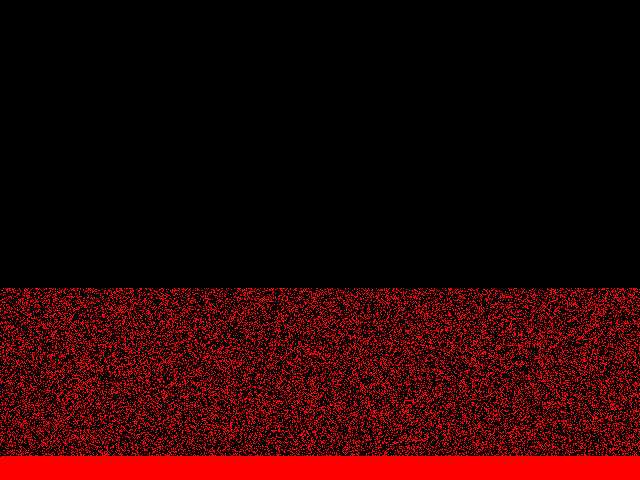
Frame 1 (no input)
Frame 60 (no input): identical to frame 1, image omitted
Frame 120 (the mouse pressed at the canvas centre since frame 60): identical to frame 1, image omitted

The p5.js sketch that drew this single still picture (run headless with seeded random() and noise() and a simulated clock; from frame 60 on, the mouse is pressed at the canvas centre):

// p5.js sketch
// ── sketch.js
function GameMap(width, height) {
    this.CHANNEL_COUNT = 4; // Number of channels (colors) in mapData
    this.mapData = {}; // Actual map data stored as a bitmap
    this.width = width; // Width of the map
    this.height = height; // Height of the map

    // Getting the neighbors of each index required a lot of functions 
    //  that cluttered the GameMap object. Therefore, I moved them into
    //  a sub-object called getIndex to keep each of the functions
    //  organized. Please note that you do need to inject a reference
    //  of this object into the getIndex object after creation.
    this.getIndex = {
        gameMap : {},

        clampIndexToMapSize : function(i){
            i = i < 0 ? -1 : i // Return -1 if out of lower bounds
            i = i > (this.gameMap.width*this.gameMap.height*this.gameMap.CHANNEL_COUNT) ? -1 : i // Return -1 if out of upper bounds
            return i
        },
    
        above : function(i) {
            var val = i - (this.gameMap.width * this.gameMap.CHANNEL_COUNT) // Calculate position one row above
            val = this.clampIndexToMapSize(val);
            return val
        },
    
        below : function(i) {
            var val = i + (this.gameMap.width * this.gameMap.CHANNEL_COUNT) // Calculate position one row above
            val = this.clampIndexToMapSize(val);
            return val
        },
    
        right : function(i) {
            var val = i + this.gameMap.CHANNEL_COUNT // Calculate position one row above
            val = this.clampIndexToMapSize(val);
            return val
        },
    
        left : function(i) {
            var val = i - this.gameMap.CHANNEL_COUNT // Calculate position one row above
            val = this.clampIndexToMapSize(val);
            return val
        },
    
        aboveLeft : function(i){
            var val = this.above(i);
            val = this.left(val);
            val = this.clampIndexToMapSize(val);
            return val;
        },
    
        aboveRight : function(i){
            var val = this.above(i);
            val = this.right(val);
            val = this.clampIndexToMapSize(val);
            return val;
        },
    
        belowLeft : function(i){
            var val = this.below(i);
            val = this.left(val);
            val = this.clampIndexToMapSize(val);
            return val;
        },
    
        belowRight : function(i){
            var val = this.below(i);
            val = this.right(val);
            val = this.clampIndexToMapSize(val);
            return val;
        },
    
        cardinalNeighbors : function(i){
            return [this.above(i), this.below(i), this.left(i), this.right(i)];
        },
    
        neighbors : function(i){
            var vals = [this.above(i), 
                    this.below(i), 
                    this.left(i), 
                    this.right(i),
                    this.aboveLeft(i),
                    this.aboveRight(i),
                    this.belowLeft(i),
                    this.belowRight(i)];
            return vals;
        }
    };

    this.getIndex.gameMap = this; // Inject a reference of this class into the getIndex object

    this.createMap = function(){
        this.mapData = createImage(this.width, this.height);
        this.mapData.loadPixels()
        for (let i = 0; i < this.mapData.pixels.length; i+=4) {
            // Default
            this.mapData.pixels[i] = 0; // red
            this.mapData.pixels[i+1] = 0; // green
            this.mapData.pixels[i+2] = 0; // blue
            this.mapData.pixels[i+3] = 255; // alpha
    
            // Randomly place some red noise
            var c = random(100);
            if(c < 30 && i > (this.height*0.60)*this.width*this.CHANNEL_COUNT){
                this.mapData.pixels[i] = 255; // red
                this.mapData.pixels[i+1] = 0; // green
                this.mapData.pixels[i+2] = 0; // blue
                this.mapData.pixels[i+3] = 255; // alpha
            }
    
            // Floor
            if(i > (this.height*0.95)*this.width*this.CHANNEL_COUNT){
                this.mapData.pixels[i] = 255; // red
                this.mapData.pixels[i+1] = 0; // green
                this.mapData.pixels[i+2] = 0; // blue
                this.mapData.pixels[i+3] = 255; // alpha
            }
        }
        this.mapData.updatePixels();
    };

    this.growMap = function(chanceOfGrowth){
        this.mapData.loadPixels(); // Initialize pixel array
        let reds = {} // Dictionary mapping indices in pixel array to byte-sized values
    
        // Determine which pixels should flip to be red 
        // and which should be black.
        for (let i = 0; i < this.mapData.pixels.length; i+=4) {
            // If the red channel of this pixel is on
            if(this.mapData.pixels[i] == 255){
                reds[i] = 255; // Keep it on
    
                // Random chance to flip neighbors to red
                if(random(100) < chanceOfGrowth){
                    // Add each neighbor to the list of neighbors to turn red
                    neighbors = this.getIndex.neighbors(i);
                    neighbors.forEach(neighborIndex => {
                        reds[neighborIndex] = 255;
                    });
                }
                
            }
        }
    
        // Flip pixels as needed
        for (let i = 0; i < this.mapData.pixels.length; i+=4) {
            // If the red channel of this pixel is on
            if(reds[i] == 255){
                this.mapData.pixels[i] = 255;
            }
            else{
                this.mapData.pixels[i] = 0;
            }
        }
    
        this.mapData.updatePixels();
    };

    this.cleanMap = function(redNeighborsNeededToStayRed){
    
        this.mapData.loadPixels(); // Initialize pixel array
        var reds = {} // Dictionary mapping indices in pixel array to byte-sized values

        // Determine which pixels should flip to be red 
        // and which should be black.
        for (let i = 0; i < this.mapData.pixels.length; i+=4) {

            let redNeighbors = 0; // Count of neighbors that are red
            let neighbors = this.getIndex.neighbors(i); // Get indices of neighbors

            // Foreach neighboring index
            neighbors.forEach(neighboringPixel => {
                // If that neighbor exists
                if(neighboringPixel == -1){
                    redNeighbors += 0.5; // Adding 0, or 1 makes for some weird results.
                                            // Experimentation led to 0.
                }
                // If that neighbor is red
                else if(this.mapData.pixels[neighboringPixel] == 255){
                    redNeighbors += 1;
                }
            });

            // If the pixel has enough red neighbors
            if(redNeighbors >= redNeighborsNeededToStayRed){
                reds[i] = 255; // Set red channel of pixel to 255
            }
            else{
                reds[i] = 0; // Set red channel of pixel to 0
            }
        }
    
        // Flip pixels as needed
        for (let i = 0; i < this.mapData.pixels.length; i+=4) {
            // If the red channel of this pixel is on
            if(reds[i] == 255){
                this.mapData.pixels[i] = 255;
            }
            else{
                this.mapData.pixels[i] = 0;
            }
        }
    
        this.mapData.updatePixels();
    };

    this.processMap = function(){
        // All values are from trial and error
        let chanceOfGrowth = 25;
        let neighborBias = 6;
        let numberOfPasses = 30;

        console.log("Processing map...")
        for (let i = 0; i < numberOfPasses; i++) {
            this.growMap(chanceOfGrowth);
            this.cleanMap(neighborBias);
            console.log("%f % complete", Math.round((i/numberOfPasses)*100))
        }

        // I found that maps look best if grow a few more times after processing
        this.growMap(chanceOfGrowth);
        this.growMap(chanceOfGrowth);

        console.log("The map has been successfully processed.")
    }

    this.getPixelIndex = function(x,y){
        return ((this.width * y + x) * this.CHANNEL_COUNT);
    }

    this.getPixelValue = function(x,y){
        let index = this.getPixelIndex(x, y);
        let red = this.mapData.pixels[index];
        let green = this.mapData.pixels[index+1];
        let blue = this.mapData.pixels[index+2];
        let alpha = this.mapData.pixels[index+3];
        let c = color(red, green, blue, alpha)
        return c;
    }

    this.setPixelValue = function(x,y,c){
        let index = this.getPixelIndex(x, y);
        this.mapData.pixels[index] = c.levels[0] // Red
        this.mapData.pixels[index+1] = c.levels[1] // Green
        this.mapData.pixels[index+2] = c.levels[2] // Blue
        this.mapData.pixels[index+3] = c.levels[3] // Alpha
    }

    this.setSquare = function(x,y,w,h,c){
        for (let fx = 0; fx < w; fx++) {
            for (let fy = 0; fy < h; fy++) {
                this.setPixelValue(x+fx,y+fy,c);
            }
        }
    }
}

var Game = {
    width : 640, // Width of the canvas
    height : 480, // Height of the canvas
    level : {
        map : new GameMap(640, 480), 
        }
    
}

// Camera position
var x = 0;
var y = 0;

function setup() {
    createCanvas(Game.width, Game.height);

    Game.level.map.createMap();
    //Game.level.map.processMap();

    //Game.level.map.mapData.resize(Game.level.map.width*2, Game.level.map.height*2)
}

function drawBackground(){
    // Save canvas context
    push();

    // Black stripes
    fill(0,0,0);
    rect(0,0,Game.width, Game.height);
    
    // Yellow stripes
    let stripeSize = 10;
    stroke(255,255,0);
    strokeWeight(stripeSize/2);
    for (let i = 0; i < Game.height/stripeSize*2; i++) {
        if(i % 2 == 0){
            let j = Game.height/stripeSize;
            j -= i;
            line(0, j*10, Game.width, Game.height+(j*10))
        }
    }

    // Restore canvas context
    pop();
}

var rectx = 20;
var animCount = 0;

function draw() {
    // Background
    drawBackground();

    // Move Camera
    translate(x,y);

    // Draw Map
    image(Game.level.map.mapData, 0, 0);

    cameraMovement()
}

function cameraMovement(){
    let speed = 10
    if(keyIsDown(LEFT_ARROW)){
        x+=speed;
    }
    if(keyIsDown(RIGHT_ARROW)){
        x-=speed;
    }
    if(keyIsDown(UP_ARROW)){
        y+=speed;
    }
    if(keyIsDown(DOWN_ARROW)){
        y-=speed;
    }
}
